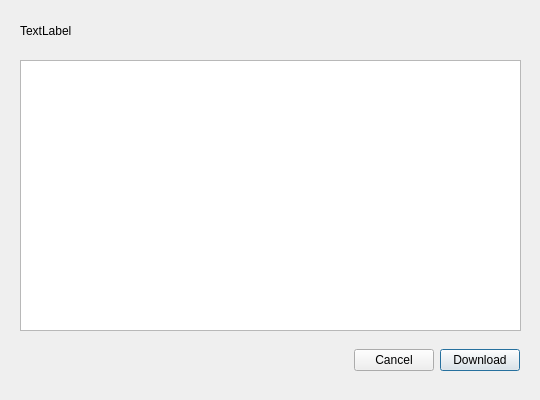
<?xml version="1.0" encoding="UTF-8"?>
<ui version="4.0">
 <class>UpdateDialog</class>
 <widget class="QDialog" name="UpdateDialog">
  <property name="geometry">
   <rect>
    <x>0</x>
    <y>0</y>
    <width>540</width>
    <height>400</height>
   </rect>
  </property>
  <property name="windowTitle">
   <string>Dialog</string>
  </property>
  <widget class="QTextBrowser" name="changelog">
   <property name="geometry">
    <rect>
     <x>20</x>
     <y>60</y>
     <width>501</width>
     <height>271</height>
    </rect>
   </property>
  </widget>
  <widget class="QLabel" name="title">
   <property name="geometry">
    <rect>
     <x>20</x>
     <y>10</y>
     <width>491</width>
     <height>41</height>
    </rect>
   </property>
   <property name="text">
    <string>TextLabel</string>
   </property>
  </widget>
  <widget class="QWidget" name="horizontalLayoutWidget">
   <property name="geometry">
    <rect>
     <x>19</x>
     <y>340</y>
     <width>501</width>
     <height>41</height>
    </rect>
   </property>
   <layout class="QHBoxLayout" name="horizontalLayout">
    <item>
     <spacer name="horizontalSpacer">
      <property name="orientation">
       <enum>Qt::Horizontal</enum>
      </property>
      <property name="sizeHint" stdset="0">
       <size>
        <width>40</width>
        <height>20</height>
       </size>
      </property>
     </spacer>
    </item>
    <item>
     <widget class="QPushButton" name="cancel">
      <property name="text">
       <string>Cancel</string>
      </property>
     </widget>
    </item>
    <item>
     <widget class="QPushButton" name="download">
      <property name="text">
       <string>Download</string>
      </property>
      <property name="default">
       <bool>true</bool>
      </property>
     </widget>
    </item>
   </layout>
  </widget>
 </widget>
 <resources/>
 <connections/>
</ui>
